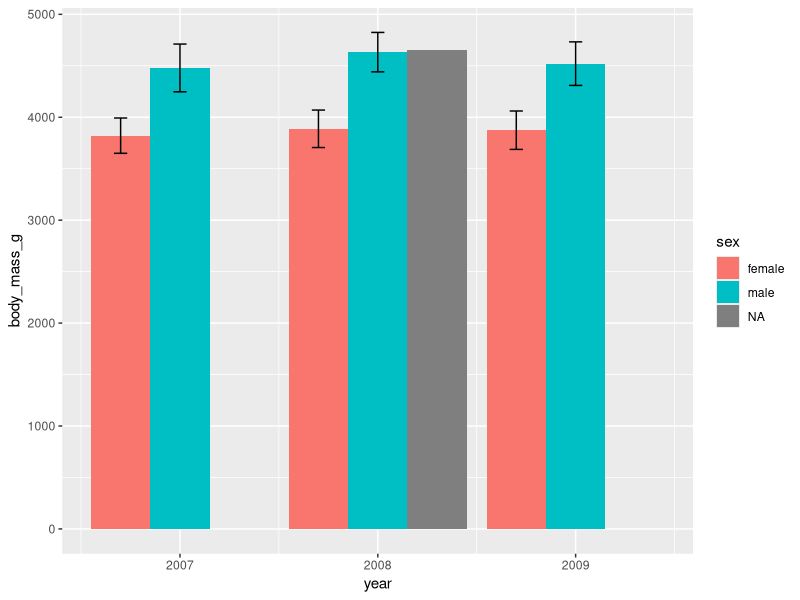
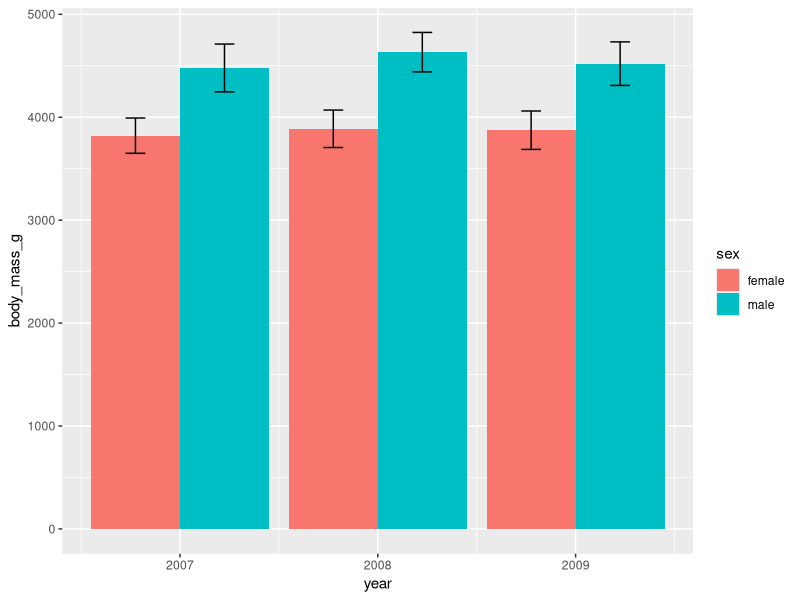
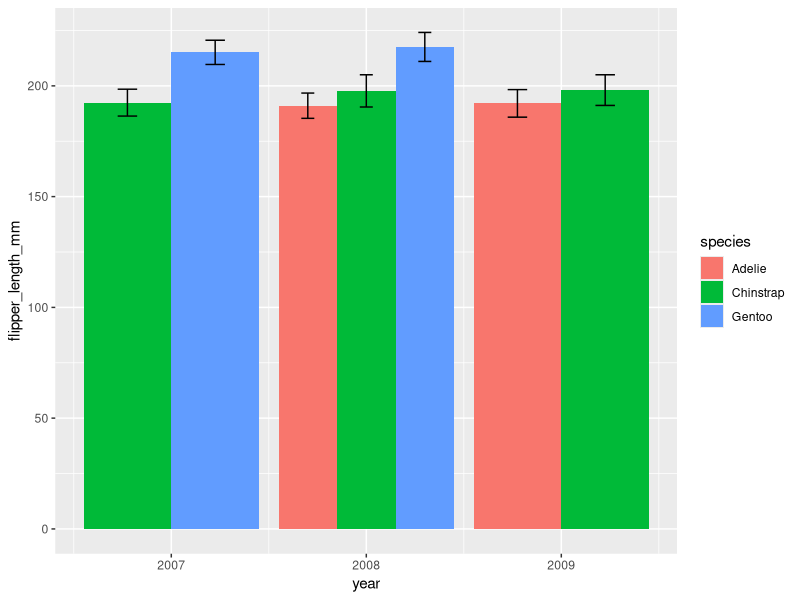
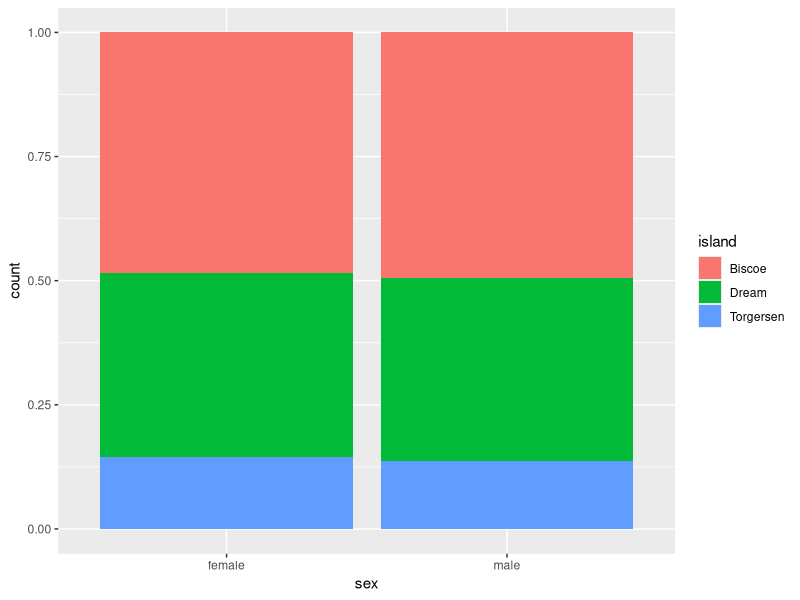
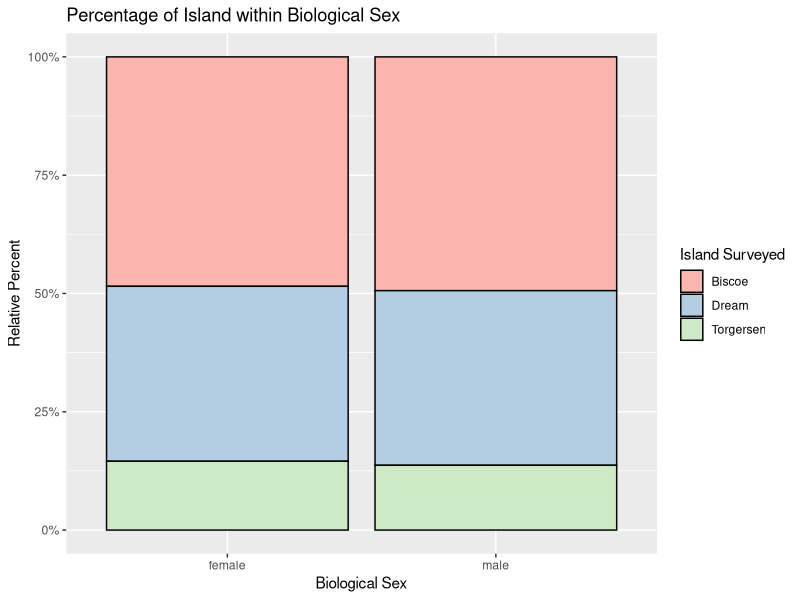
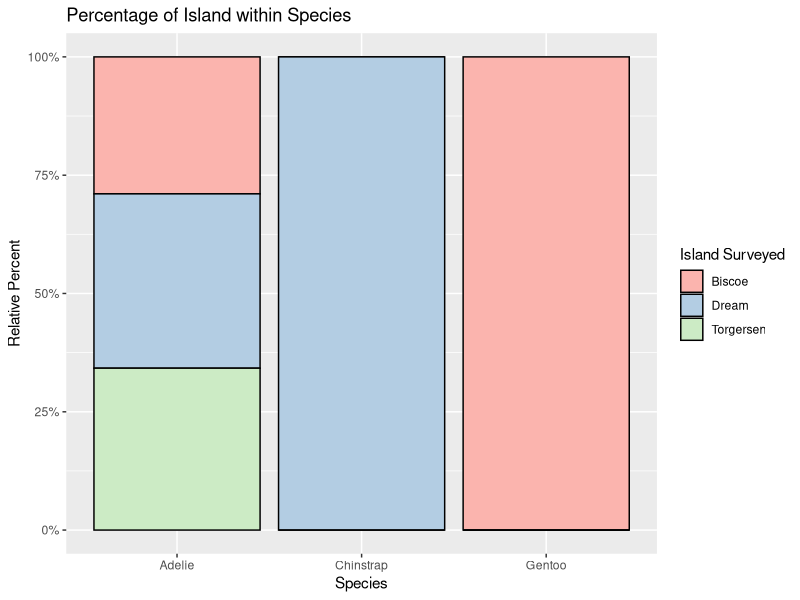
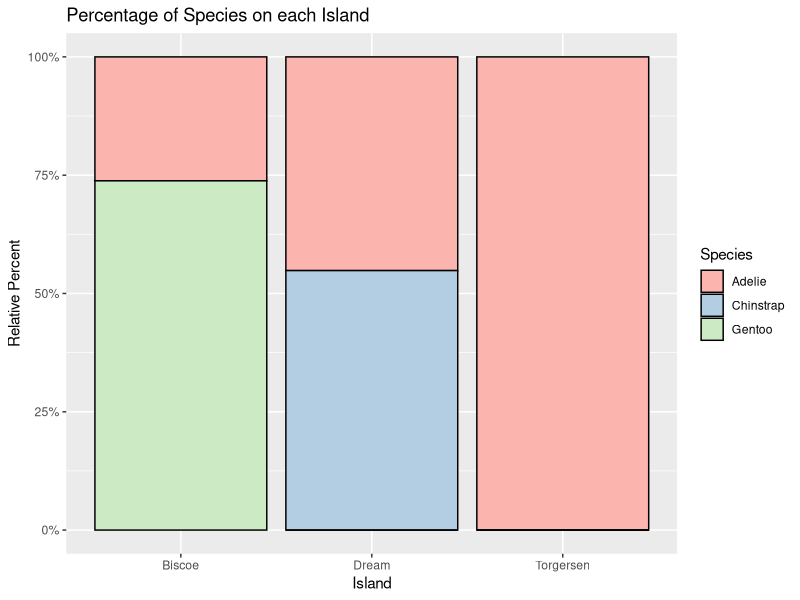

Here is the R script that generated these plots, in order:
# ggplot2 R Script ==============================
# EXERCISE: MAKE A barplot 
# of the mean body_mass_g
# BY sex and year
# with error bars ======
library(palmerpenguins)
library(ggplot2)
library(dplyr)
data("penguins")

# see example at 
# http://www.cookbook-r.com/Graphs/Plotting_means_and_error_bars_(ggplot2)/

# components needed
# means of body mass by sex
# and value to use for +/- for 
# min, max of each error bar
# could be sd, se, or ci

# a helpful function, summarySE ======================
# summarySE provides the standard deviation, standard error of the mean, and a (default 95%) confidence interval
## Gives count, mean, standard deviation, standard error of the mean, and confidence interval (default 95%).
##   data: a data frame.
##   measurevar: the name of a column that contains the variable to be summariezed
##   groupvars: a vector containing names of columns that contain grouping variables
##   na.rm: a boolean that indicates whether to ignore NA's
##   conf.interval: the percent range of the confidence interval (default is 95%)
summarySE <-
  function(data = NULL,
           measurevar,
           groupvars = NULL,
           na.rm = FALSE,
           conf.interval = .95,
           .drop = TRUE) {
    library(plyr)
    
    # New version of length which can handle NA's: 
    # if na.rm==T, don't count them
    length2 <- function (x, na.rm = FALSE) {
      if (na.rm)
        sum(!is.na(x))
      else
        length(x)
    }
    
    # This does the summary. For each group's data frame, 
    # return a vector with
    # N, mean, and sd
    datac <- ddply(
      data,
      groupvars,
      .drop = .drop,
      .fun = function(xx, col) {
        c(
          N    = length2(xx[[col]], na.rm = na.rm),
          mean = mean   (xx[[col]], na.rm = na.rm),
          sd   = sd     (xx[[col]], na.rm = na.rm)
        )
      },
      measurevar
    )
    
    # Rename the "mean" column
    datac <- rename(datac, c("mean" = measurevar))
    
    datac$se <-
      datac$sd / sqrt(datac$N)  # Calculate standard error of the mean
    
    # Confidence interval multiplier for standard error
    # Calculate t-statistic for confidence interval:
    # e.g., if conf.interval is .95, use .975 (above/below), and use df=N-1
    ciMult <- qt(conf.interval / 2 + .5, datac$N - 1)
    datac$ci <- datac$se * ciMult
    
    return(datac)
  }

# look at the global environment
# see functions

# get the summary stats from penguins dataset
penguins_bm <- 
  summarySE(penguins, 
            measurevar="body_mass_g", 
            groupvars=c("sex","year"))

# Use 95% confidence intervals 
ggplot(penguins_bm, 
       aes(x=year, y=body_mass_g, fill=sex)) + 
  geom_bar(position=position_dodge(), stat="identity") +
  geom_errorbar(aes(ymin=body_mass_g-ci, 
                    ymax=body_mass_g+ci),
                width=.2,                # Width of the error bars
                position=position_dodge(.9))

# filter out NAs and redo plot
penguins_bmc <- penguins_bm %>%
  filter(complete.cases(.))

# Use 95% confidence intervals 
ggplot(penguins_bmc, 
       aes(x=year, y=body_mass_g, fill=sex)) + 
  geom_bar(position=position_dodge(), stat="identity") +
  geom_errorbar(aes(ymin=body_mass_g-ci, 
                    ymax=body_mass_g+ci),
                width=.2,                # Width of the error bars
                position=position_dodge(.9))


# EXERCISE - YOUR TURN ==================================
# Make clustered bar plot
# for flipper_length_mm
# by year and species
# use sd (standard deviation) for error bars

# first get summary stats for
# flipper length
# and update grouping vars
# for species and year
penguins_fm <- 
  summarySE(penguins, 
            measurevar="flipper_length_mm", 
            groupvars=c("species","year"))

# clean out any NAs, missing data
penguins_fmc <- penguins_fm %>%
  filter(complete.cases(.))

# now make plot with updated summary stats
ggplot(penguins_fmc, 
       aes(x=year, y=flipper_length_mm, fill=species)) + 
  geom_bar(position=position_dodge(), stat="identity") +
  geom_errorbar(aes(ymin=flipper_length_mm-sd, 
                    ymax=flipper_length_mm+sd),
                width=.2,                # Width of the error bars
                position=position_dodge(.9))

# Stacked Proportional Bar Chart
# see examples at https://r-graphics.org/recipe-bar-graph-proportional-stacked-bar
# Make proportional bar chart
# of sex by island
# We need "counts" of each first
penguins_tab1 <-
  table(penguins$sex,
        penguins$island)

# make it a data.frame
penguins_tab1.df <- data.frame(penguins_tab1)

# change names
names(penguins_tab1.df) <-
  c("sex", "island", "count")

ggplot(penguins_tab1.df, 
       aes(x = sex, y = count, fill = island)) +
  geom_col(position = "fill")

# make a little better
# by using the percent() function from the scales package
ggplot(penguins_tab1.df, 
       aes(x = sex, y = count, fill = island)) +
  geom_col(colour = "black", position = "fill") +
  scale_y_continuous(labels = scales::percent) +
  scale_fill_brewer(palette = "Pastel1") +
  labs(
    x = "Biological Sex",
    y = "Relative Percent",
    title = "Percentage of Island within Biological Sex",
    fill = "Island Surveyed"
  )
  

# EXERCISE - YOUR TURN ==================================
# Make proportional bar chart
# of species by island

# We need "counts" of each first
penguins_tab1 <-
  table(penguins$species,
        penguins$island)

# make it a data.frame
penguins_tab1.df <- data.frame(penguins_tab1)

# change names
names(penguins_tab1.df) <-
  c("species", "island", "count")

# make a little better
ggplot(penguins_tab1.df, 
       aes(x = species, y = count, fill = island)) +
  geom_col(colour = "black", position = "fill") +
  scale_y_continuous(labels = scales::percent) +
  scale_fill_brewer(palette = "Pastel1") +
  labs(
    x = "Species",
    y = "Relative Percent",
    title = "Percentage of Island within Species",
    fill = "Island Surveyed"
  )

# flip relative percents
# look at % of species within each island
ggplot(penguins_tab1.df, 
       aes(x = island, y = count, fill = species)) +
  geom_col(colour = "black", position = "fill") +
  scale_y_continuous(labels = scales::percent) +
  scale_fill_brewer(palette = "Pastel1") +
  labs(
    x = "Island",
    y = "Relative Percent",
    title = "Percentage of Species on each Island",
    fill = "Species"
  )


